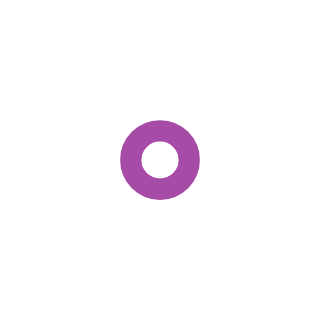

Vega-Lite specification stored for this chart:
### Vega-Lite specification from a JSON file in a GitHub repository (floating-point values rounded to 4 significant figures)
{"$schema": "https://vega.github.io/schema/vega-lite/v2.json", "config": {"mark": {"color": "purple"}}, "data": {"values": [{"a": 2}]}, "encoding": {}, "mark": "point"}
